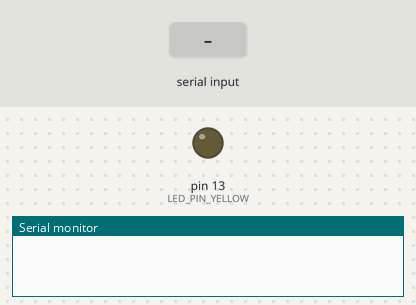
A sketch run on a simulated Arduino Uno, built with avr-gcc and run on an emulated ATmega328P. On the bench: output pins drawn as LEDs (lit = HIGH), the last lines printed to the serial monitor. The test bench sets the inputs (shaded band).

Above: at 1.2 s.
1.3 s: "A" received over Serial
At 2.5 s:
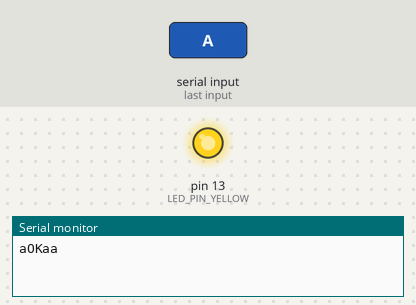
2.8 s: "B" received over Serial
At 3.6 s:
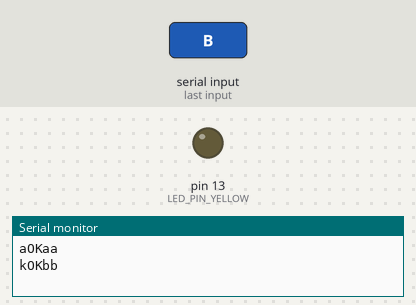
Timing chart, 0 to 5.8 s (numbered marks = the images above; inputs shaded):
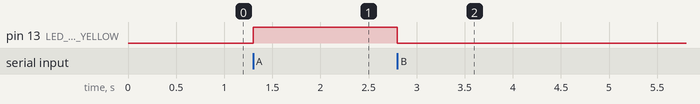

Measured:
- after the input at 1.3 s, pin 13 (LED_PIN_YELLOW): LOW → HIGH at once
- after the input at 2.8 s, pin 13 (LED_PIN_YELLOW): HIGH → LOW at once

The sketch:

sketch_oct25a.ino
```cpp
        #define LED_PIN_YELLOW   13
void setup()
{
  // открываем последовательный порт на пинах 1 и 0
  // к которому подключён модуль RS-485
  Serial.begin(9600);
  // 5 пин в режим выхода
  pinMode(LED_PIN_YELLOW, OUTPUT);
}
void loop()
{
  // если появились данные с модуля RS-485
  if (Serial.available() > 0) {
    // считываем
    char c = Serial.read();
    // если символ равен 'A'
    if (c == 'A') {
      // зажигаем светодиод
      digitalWrite(LED_PIN_YELLOW, HIGH);
      Serial.println("aOKaa");
    } else if (c == 'B') {
      // если символ равен 'B'
      // гасим светодиод
      digitalWrite(LED_PIN_YELLOW, LOW);
      Serial.println("kOKbb");
    }
  }
}
```
